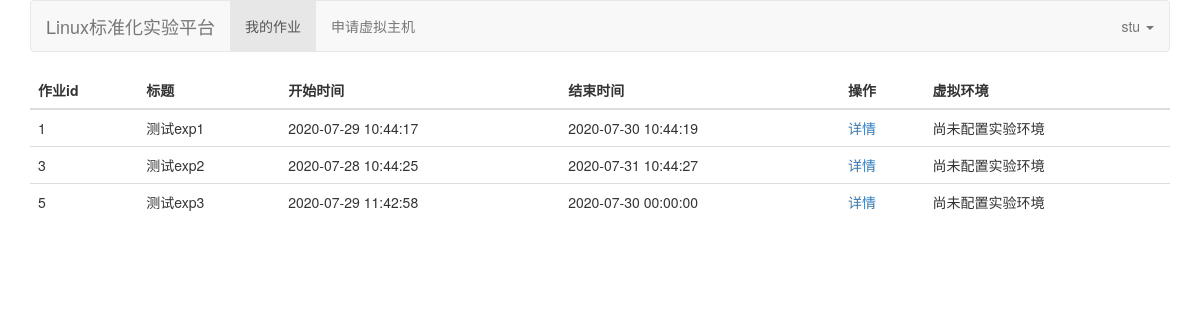
Page /student/homework/index.php (signed in) on the earlier database version.
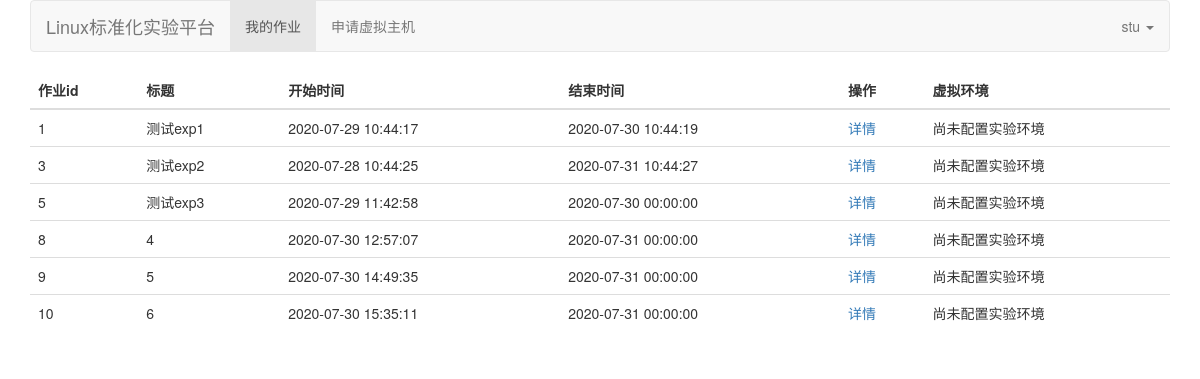
Same page on the later database version.
### tables this page shows
CREATE TABLE IF NOT EXISTS `homework_teacher` (
  `id` int(11) NOT NULL,
  `title` varchar(255) DEFAULT NULL,
  `des` varchar(255) DEFAULT NULL,
  `teacher_id` int(11) DEFAULT NULL,
  `image_id` int(11) DEFAULT NULL,
  `start_time` datetime DEFAULT NULL,
  `end_time` datetime DEFAULT NULL
);

### student/homework/index.php (the view, shortened to what this page needs)
<!DOCTYPE html>
<html lang="en">
<head>
    <link href="https://cdn.staticfile.org/twitter-bootstrap/3.3.7/css/bootstrap.min.css" rel="stylesheet">
</head>
<body>
    <div class="container">
	<div class="row clearfix">
		<div class="col-md-12 column">
			<nav class="navbar navbar-default" role="navigation">
				<div class="navbar-header">
                    <a class="navbar-brand" href="/student">Linux标准化实验平台</a>
				</div>
				<div class="collapse navbar-collapse" id="bs-example-navbar-collapse-1">
					<ul class="nav navbar-nav">
						<li class="active">
							 <a href="/student/homework">我的作业</a>
						</li>
						<li>
							 <a href="/student/apply">申请虚拟主机</a>
						</li>
					</ul>
                    <?php
                    include "../../fun/login_status.php";
                    ?>
				</div>
			</nav>
            <table class="table">
                <thead>
                <tr>
                    <th>
                        作业id
                    </th>
                    <th>
                        标题
                    </th>
                    <th>
                        开始时间
                    </th>
                    <th>
                        结束时间
                    </th>
                    <th>
                        操作
                    </th>
                    <th>
                        虚拟环境
                    </th>
                </tr>
                </thead>
                <tbody>
                <?php
                $username = $_SESSION["student"];
                include '../../fun/conn.php';
                $conn = new mysqli($servername, $dbusername, $dbpasswd, $dbname);
                $sql = "select id,teacher_id from user where username='$username'";
                $resuqlt11 = $conn->query($sql);
                list($u_id,$t_id) = $resuqlt11->fetch_row();
                $sql = "select id,title,start_time,end_time from homework_teacher where teacher_id='$t_id'";
                $result = $conn->query($sql);
                while(list($id,$title,$start_time,$end_time) = $result->fetch_row())
                {
                    $sql = "select count(*) from image where homework_id='$id'";
                    $resuqlt2 = $conn->query($sql);
                    list($amout) = $resuqlt2->fetch_row();
                    echo "
                    <tr>
                        <td>
                            $id
                        </td>
                        <td>
                            $title
                        </td>
                        <td>
                            $start_time
                        </td>
                        <td>
                            $end_time
                        </td>
                        <td>
                            <a href='details?id=$id'>详情</a>
                        </td>
                        <td>";
                        if($amout == 0 )
                        {
                            echo "尚未配置实验环境";
                        }
                        echo"
                    </td>
                        </a>
                    </tr>
                    ";
                }
                ?>
                </tbody>
            </table>
		</div>
	</div>
</div>
</body>
</html>

Differences in the rows shown:
added homework_teacher: id "8", title "4", start_time "2020-07-30 12:57:07", end_time "2020-07-31 00:00:00"
added homework_teacher: id "9", title "5", start_time "2020-07-30 14:49:35", end_time "2020-07-31 00:00:00"
added homework_teacher: id "10", title "6", start_time "2020-07-30 15:35:11", end_time "2020-07-31 00:00:00"
